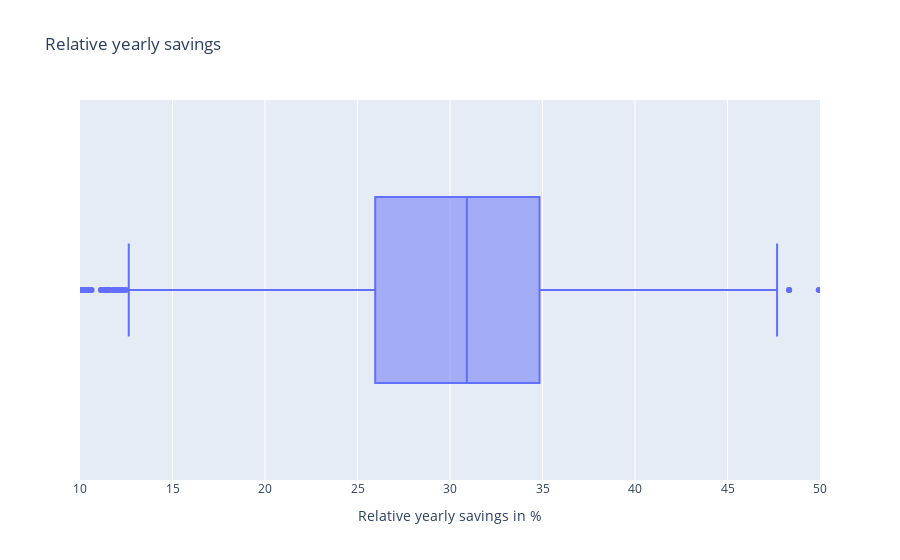

Here is the notebook cell this chart was saved with:
### Code cell
rel_yearly_savings = 100 * rel_diff["total_yearly_costs_eur"]
rel_yearly_savings.name = "Relative yearly savings in %"
print(rel_yearly_savings.describe().drop("count").to_markdown())

rel_yearly_savings_fig_df = rel_diff.copy() * 100
rel_yearly_savings_fig_df = rel_yearly_savings_fig_df.rename(columns={"total_yearly_costs_eur": "Savings"})
rel_yearly_savings_fig = px.box(
    data_frame=rel_yearly_savings_fig_df,
    x="Savings",
    title="Relative yearly savings")
rel_yearly_savings_fig.update_layout(xaxis_title="Relative yearly savings in %", yaxis_title="")
rel_yearly_savings_fig.update_xaxes(range=[10, 50])
rel_yearly_savings_fig.show()

### Figure 1 — Plotly figure (JSON) as saved in the notebook; plotly's stock layout.template omitted (floating-point values rounded to 4 significant figures; data arrays with more than 128 entries replaced by an {"elided": "..."} marker saying what was removed)
{"data": [{"alignmentgroup": "True", "hovertemplate": "Savings=%{x}<extra></extra>", "legendgroup": "", "marker": {"color": "#636efa"}, "name": "", "notched": false, "offsetgroup": "", "orientation": "h", "showlegend": false, "type": "box", "x": {"elided": "5352 float values"}, "x0": " ", "xaxis": "x", "y0": " ", "yaxis": "y"}], "layout": {"boxmode": "group", "legend": {"tracegroupgap": 0}, "title": {"text": "Relative yearly savings"}, "xaxis": {"anchor": "y", "domain": [0, 1], "range": [10, 50], "title": {"text": "Relative yearly savings in %"}}, "yaxis": {"anchor": "x", "domain": [0, 1], "title": {"text": ""}}}}
